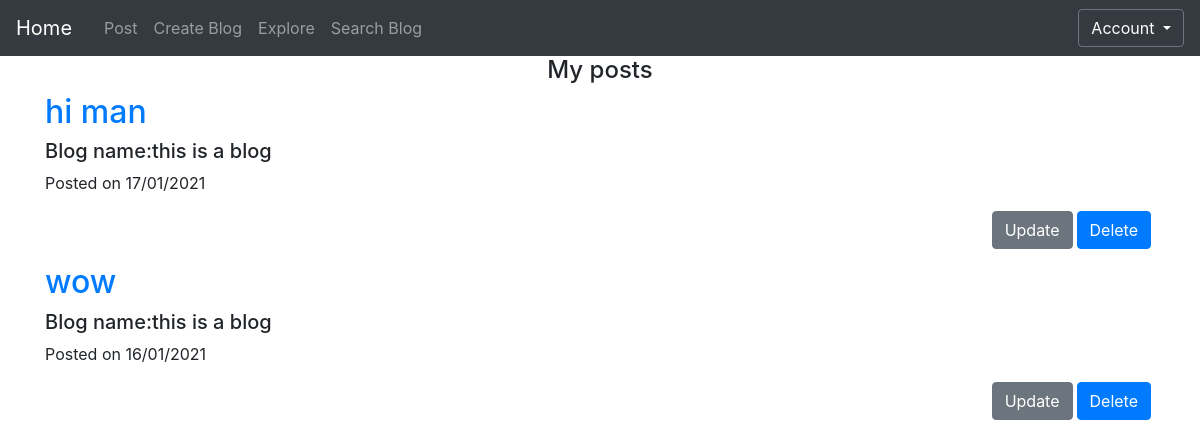
Page /posted (signed in) on the committed database.
### app/models.py (models this page shows)
class Posts(db.Model):
    id = db.Column(db.Integer, primary_key=True)
    date = db.Column(db.DateTime)
    title = db.Column(db.String(500))
    body= db.Column(db.String(2000))
    author = db.Column(db.String(20))
    image_name=db.Column(db.String(100))
    blog_id=db.Column(db.Integer,db.ForeignKey('blog.id'))

class Blog(db.Model):
    __searchable__ = ['blog_name']
    id= db.Column(db.Integer, primary_key=True)
    blog_name = db.Column(db.String(100))
    user_id=db.Column(db.Integer,db.ForeignKey('user.id'))
    posts=db.relationship("Posts",backref='blog',lazy=True)

### app/views.py (the view)
@app.route('/posted', methods=['GET', 'POST'])
@login_required
def posted():
	pos=Posts.query.order_by(Posts.date.desc()).join(Blog).filter(Blog.user_id == current_user.id).all()
	return render_template('posted.html', title='Posted', p = pos)

### app/views.py (called while the page is built)
@login_manager.user_loader
def load_user(user_id):
	return User.query.get(int(user_id))

### app/templates/posted.html
{% extends "base.html" %}
{% block content %}
<h4 class="text-center">My posts</h4>
{% for entry in p %}
<div class="mr-1 mb-1" id ="rem_post{{  entry.id }}">
    <h2 class="post-title">
    <a href="{{ url_for('post', post_id=entry.id) }}">
      {{ entry.title }}
        </a>
    </h2>
  <h5>
    Blog name:{{ entry.blog.blog_name }}
  </h5>
  <p class="post-meta">Posted on {{ entry.date.strftime('%d/%m/%Y') }}</p>
      <button class="btn btn-primary float-right delete_Button" post_id="{{  entry.id }}">Delete</button>
      <a class="btn btn-secondary float-right mr-1 mb-10" href="{{ url_for('update', post_id=entry.id) }}">Update</a>
      <br>
      <br>
    </div>
{% endfor %}
{% endblock %}

### rows in the picture
Posts: title "hi man", blog.blog_name "this is a blog", date "17/01/2021"
Posts: title "wow", blog.blog_name "this is a blog", date "16/01/2021"
